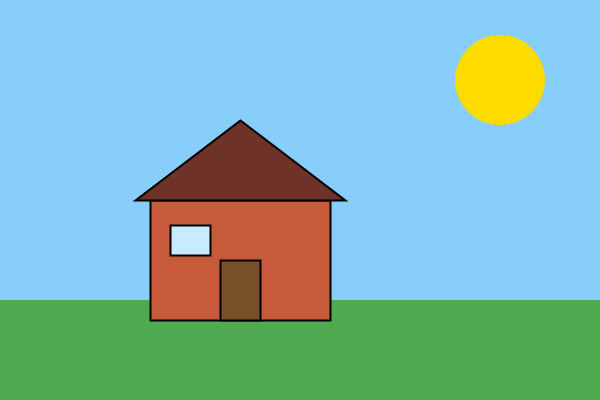
Frame 1 (no input)
Frame 60 (the mouse pressed at the canvas centre just before this capture): identical to frame 1, image omitted
Frame 120 (the mouse held since frame 60 and released just before this capture): identical to frame 1, image omitted

The Processing sketch that drew this single still picture (run headless with seeded random() and noise(); from frame 60 on, the mouse is pressed at the canvas centre):

// Processing sketch: opd_8_6_landschap
// ── opd_8_6_landschap.pde
// H08 - Opdracht 8.6: Landschap
// In draw staan alleen background en het aanroepen van de methodes.

void setup() {
  size(600, 400);
}

void draw() {
  background(255, 255, 255);
  tekenLucht();
  tekenZon();
  tekenGras();
  tekenHuis();
}

// Tekent een blauwe lucht over de bovenkant van het scherm.
void tekenLucht() {
  noStroke();
  fill(135, 206, 250);
  rect(0, 0, 600, 300);
}

// Tekent een gele zon rechtsboven.
void tekenZon() {
  noStroke();
  fill(255, 220, 0);
  circle(500, 80, 90);
}

// Tekent een groene grasstrook onderaan.
void tekenGras() {
  noStroke();
  fill(80, 170, 80);
  rect(0, 300, 600, 100);
}

// Tekent een huis met dak, deur en raam op het gras.
void tekenHuis() {
  stroke(0, 0, 0);
  strokeWeight(2);
  fill(200, 90, 60);
  rect(150, 200, 180, 120);
  fill(110, 50, 40);
  triangle(135, 200, 345, 200, 240, 120);
  fill(120, 80, 40);
  rect(220, 260, 40, 60);
  fill(200, 235, 255);
  rect(170, 225, 40, 30);
}
